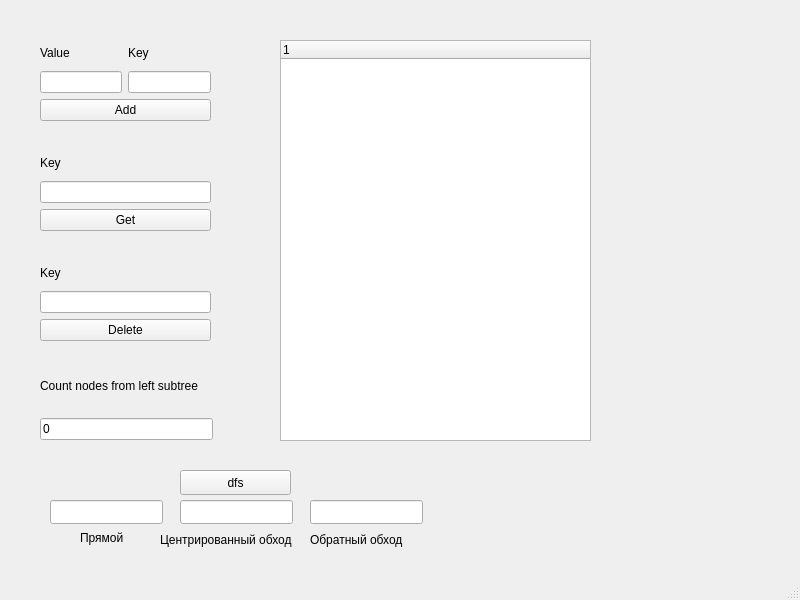
<?xml version="1.0" encoding="UTF-8"?>
<ui version="4.0">
 <class>MainWindow</class>
 <widget class="QMainWindow" name="MainWindow">
  <property name="geometry">
   <rect>
    <x>0</x>
    <y>0</y>
    <width>800</width>
    <height>600</height>
   </rect>
  </property>
  <property name="windowTitle">
   <string>MainWindow</string>
  </property>
  <widget class="QWidget" name="centralwidget">
   <widget class="QTreeWidget" name="treeWidget">
    <property name="geometry">
     <rect>
      <x>280</x>
      <y>40</y>
      <width>311</width>
      <height>401</height>
     </rect>
    </property>
    <column>
     <property name="text">
      <string notr="true">1</string>
     </property>
    </column>
   </widget>
   <widget class="QWidget" name="gridLayoutWidget">
    <property name="geometry">
     <rect>
      <x>40</x>
      <y>40</y>
      <width>171</width>
      <height>81</height>
     </rect>
    </property>
    <layout class="QGridLayout" name="gridLayout">
     <item row="1" column="0">
      <widget class="QLineEdit" name="addValueInput"/>
     </item>
     <item row="2" column="0" colspan="2">
      <widget class="QPushButton" name="addButton">
       <property name="text">
        <string>Add</string>
       </property>
      </widget>
     </item>
     <item row="1" column="1">
      <widget class="QLineEdit" name="addKeyInput"/>
     </item>
     <item row="0" column="0">
      <widget class="QLabel" name="label">
       <property name="text">
        <string>Value</string>
       </property>
      </widget>
     </item>
     <item row="0" column="1">
      <widget class="QLabel" name="label_2">
       <property name="text">
        <string>Key</string>
       </property>
      </widget>
     </item>
    </layout>
   </widget>
   <widget class="QWidget" name="gridLayoutWidget_2">
    <property name="geometry">
     <rect>
      <x>40</x>
      <y>360</y>
      <width>173</width>
      <height>80</height>
     </rect>
    </property>
    <layout class="QGridLayout" name="gridLayout_2">
     <item row="0" column="0">
      <widget class="QLabel" name="label_3">
       <property name="text">
        <string>Count nodes from left subtree</string>
       </property>
      </widget>
     </item>
     <item row="1" column="0">
      <widget class="QLineEdit" name="countNodeOutput">
       <property name="text">
        <string>0</string>
       </property>
       <property name="readOnly">
        <bool>true</bool>
       </property>
      </widget>
     </item>
    </layout>
   </widget>
   <widget class="QWidget" name="gridLayoutWidget_3">
    <property name="geometry">
     <rect>
      <x>40</x>
      <y>260</y>
      <width>171</width>
      <height>81</height>
     </rect>
    </property>
    <layout class="QGridLayout" name="gridLayout_3">
     <item row="2" column="0">
      <widget class="QPushButton" name="deleteButton">
       <property name="text">
        <string>Delete</string>
       </property>
      </widget>
     </item>
     <item row="1" column="0">
      <widget class="QLineEdit" name="deleteKeyInput"/>
     </item>
     <item row="0" column="0">
      <widget class="QLabel" name="label_4">
       <property name="text">
        <string>Key</string>
       </property>
      </widget>
     </item>
    </layout>
   </widget>
   <widget class="QWidget" name="gridLayoutWidget_4">
    <property name="geometry">
     <rect>
      <x>40</x>
      <y>150</y>
      <width>171</width>
      <height>81</height>
     </rect>
    </property>
    <layout class="QGridLayout" name="gridLayout_4">
     <item row="2" column="0">
      <widget class="QPushButton" name="getButton">
       <property name="text">
        <string>Get</string>
       </property>
      </widget>
     </item>
     <item row="0" column="0">
      <widget class="QLabel" name="label_5">
       <property name="text">
        <string>Key</string>
       </property>
      </widget>
     </item>
     <item row="1" column="0">
      <widget class="QLineEdit" name="getKeyInput"/>
     </item>
    </layout>
   </widget>
   <widget class="QLineEdit" name="dfs1Output">
    <property name="geometry">
     <rect>
      <x>50</x>
      <y>500</y>
      <width>113</width>
      <height>24</height>
     </rect>
    </property>
    <property name="readOnly">
     <bool>true</bool>
    </property>
   </widget>
   <widget class="QLineEdit" name="dfs2Output">
    <property name="geometry">
     <rect>
      <x>180</x>
      <y>500</y>
      <width>113</width>
      <height>24</height>
     </rect>
    </property>
   </widget>
   <widget class="QLineEdit" name="dfs3Output">
    <property name="geometry">
     <rect>
      <x>310</x>
      <y>500</y>
      <width>113</width>
      <height>24</height>
     </rect>
    </property>
   </widget>
   <widget class="QPushButton" name="dfsButton">
    <property name="geometry">
     <rect>
      <x>180</x>
      <y>470</y>
      <width>111</width>
      <height>25</height>
     </rect>
    </property>
    <property name="text">
     <string>dfs</string>
    </property>
   </widget>
   <widget class="QLabel" name="label_6">
    <property name="geometry">
     <rect>
      <x>80</x>
      <y>530</y>
      <width>55</width>
      <height>16</height>
     </rect>
    </property>
    <property name="text">
     <string>Прямой</string>
    </property>
   </widget>
   <widget class="QLabel" name="label_7">
    <property name="geometry">
     <rect>
      <x>160</x>
      <y>530</y>
      <width>141</width>
      <height>20</height>
     </rect>
    </property>
    <property name="text">
     <string>Центрированный обход</string>
    </property>
   </widget>
   <widget class="QLabel" name="label_8">
    <property name="geometry">
     <rect>
      <x>310</x>
      <y>530</y>
      <width>121</width>
      <height>20</height>
     </rect>
    </property>
    <property name="text">
     <string>Обратный обход</string>
    </property>
   </widget>
  </widget>
  <widget class="QMenuBar" name="menubar">
   <property name="geometry">
    <rect>
     <x>0</x>
     <y>0</y>
     <width>800</width>
     <height>25</height>
    </rect>
   </property>
  </widget>
  <widget class="QStatusBar" name="statusbar"/>
 </widget>
 <resources/>
 <connections/>
</ui>
